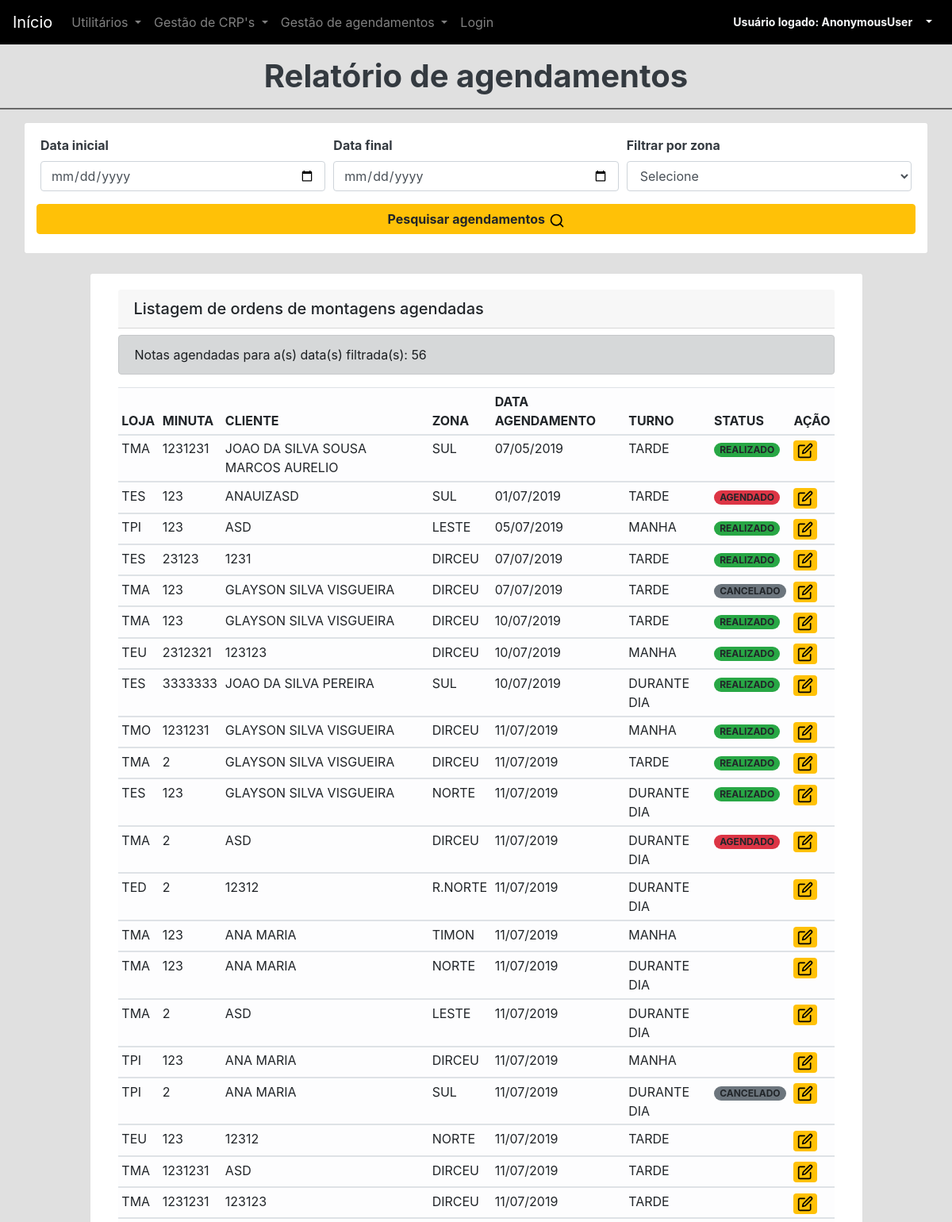
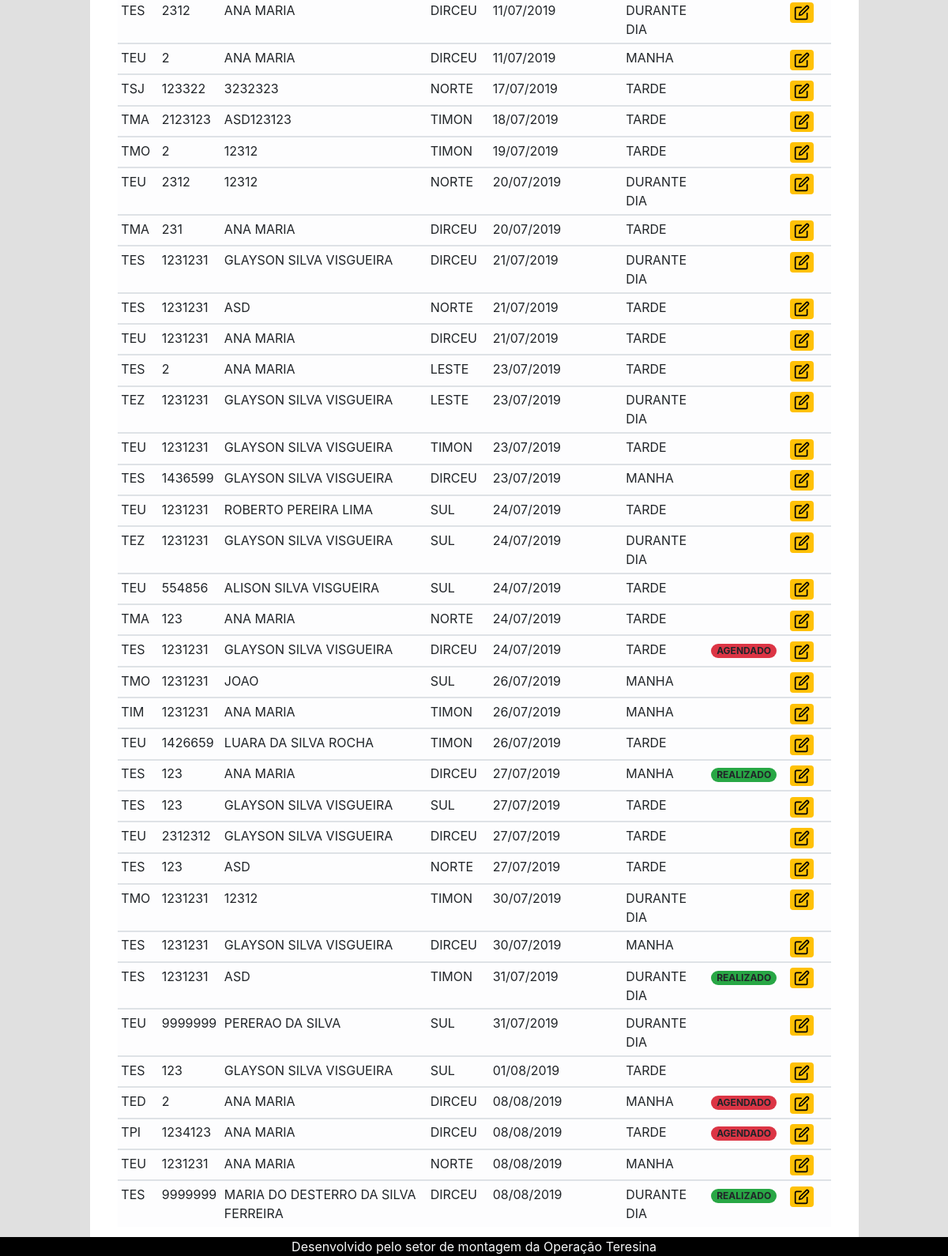
The page /listar-agendamentos/ on the database as committed earlier (2 pictures, top to bottom).
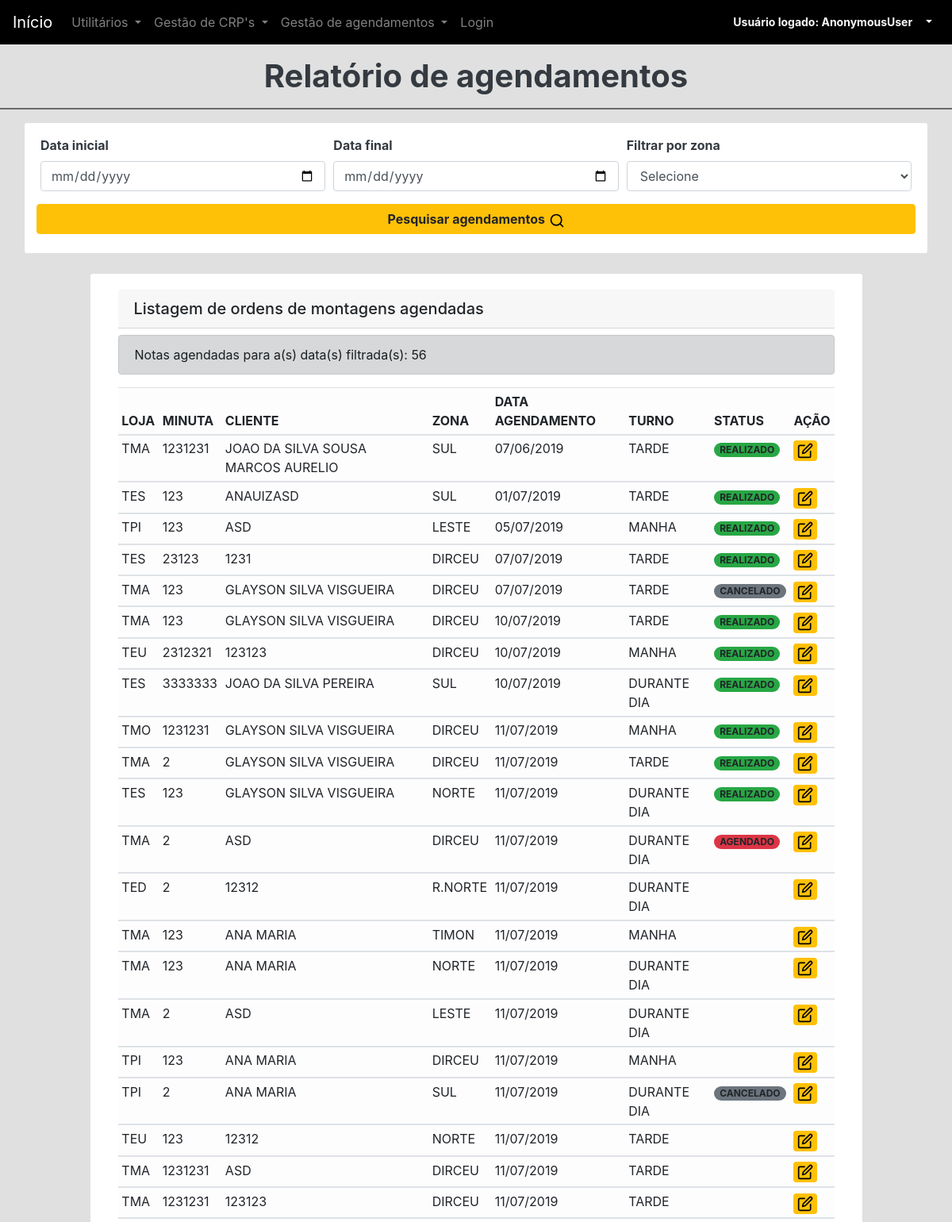
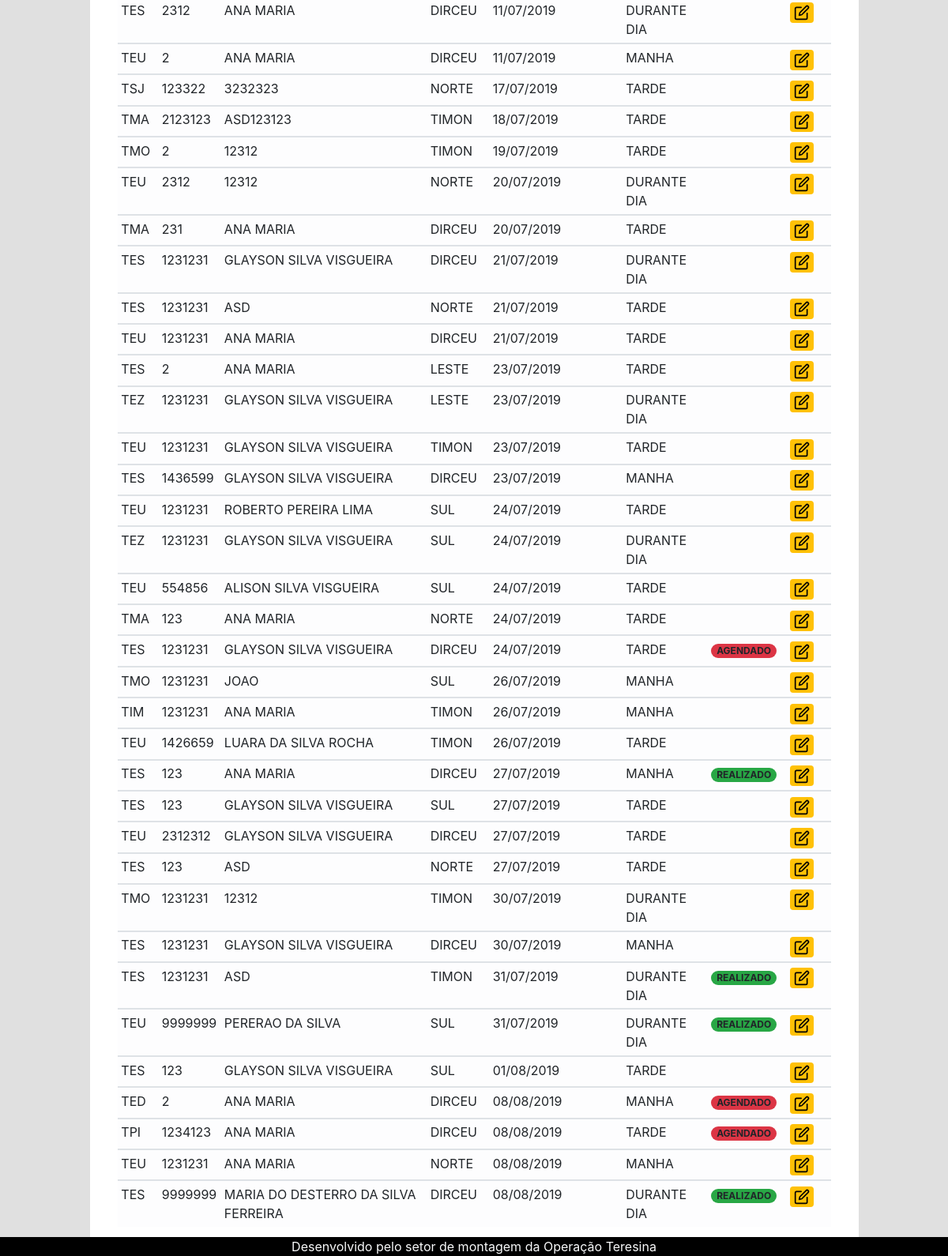
The same page on the database as committed later (2 pictures, top to bottom).
### montagem/models.py (models this page shows, shortened)
class Minuta(models.Model):
	id = models.AutoField(primary_key=True)
	loja = models.CharField('Loja:', choices=LOJAS,max_length = 3, blank=False)
	numMinuta = models.CharField('Minuta:', max_length = 7, blank=False)
	cliente = models.CharField('Cliente:', max_length = 150, blank = False)
	created_at = models.DateTimeField('Criado em',auto_now_add = True)
	updated_at = models.DateTimeField('Atualizado em',auto_now = True)
	zona = models.CharField('Zona:', choices=ZONAS,max_length = 8, blank=False)
	dataAgendamento = models.DateField('Data de agendamento:', blank=False)
	turnoAgendamento = models.CharField('Turno de agendamento:', choices=TURNO_DISPONIVEL,max_length = 11, blank=False,default='DURANTE DIA')
	status = models.CharField('Status de montagem:', choices=STATUS,max_length = 9, blank=True)
	class Meta:
		verbose_name = "Minuta"
		verbose_name_plural = "Minutas"
		ordering = ['id','loja','numMinuta','cliente']

### core/views.py (the view, shortened to what this page needs)
# urls.py: path('listar-agendamentos/',views.listarAgendamentos, name="listarAgendamentos"),
def listarAgendamentos(request):
    agendamentos = Minuta.objects.all().order_by('dataAgendamento')
    agendamentos_norte = Minuta.objects.filter(zona='NORTE')
    agendamentos_sul = Minuta.objects.filter(zona='SUL')
    agendamentos_dirceu = Minuta.objects.filter(zona='DIRCEU')
    agendamentos_leste = Minuta.objects.filter(zona='LESTE')
    agendamentos_timon = Minuta.objects.filter(zona='TIMON')
    qtdNorte = Minuta.objects.filter(zona='NORTE').count()
    contadorAgendamentos = Minuta.objects.all().count()
    qtdDirceu = Minuta.objects.filter(zona='DIRCEU').count()
    qtdTimon = Minuta.objects.filter(zona='TIMON').count()
    qtdLeste = Minuta.objects.filter(zona='LESTE').count()
    template_name = 'listar-agendamentos.html'
    data_inicio_query = request.GET.get('date_min')
    data_final_query = request.GET.get('date_max')
    zona_escolhida = request.GET.get('zona_escolhida')
    if is_valid_queryparam(data_final_query):
        agendamentos = agendamentos.filter(dataAgendamento__lte=data_final_query)
    context = {
        'agendamentos': agendamentos,
        'agendamentos_norte' :agendamentos_norte,
        'agendamentos_sul' :agendamentos_sul,
        'agendamentos_dirceu' :agendamentos_dirceu,
        'agendamentos_leste' :agendamentos_leste,
        'agendamentos_timon' :agendamentos_timon,
        'qtdNorte': qtdNorte,
        'contadorAgendamentos':contadorAgendamentos,
        'qtdDirceu': qtdDirceu,
        'qtdTimon': qtdTimon,
        'qtdLeste': qtdLeste,
    }
    return render(request, template_name, context)

### core/views.py (called while the page is built)
def is_valid_queryparam(param):
    return param != '' and param is not None

### core/templates/listar-agendamentos.html (shortened to what this page needs)
{% extends "base.html" %}
{% load static %}
{% block content %}
<div class="container">
	<h1 class="col text-dark text-center"><strong>Relatório de agendamentos</strong></h1>
</div>
<hr style="
      background-color: #6E6E6E;
      height: 1px;">
<div class="container card">
	<form>
		<div class="form-row mx-auto mt-3">
			<div class="col-4 ">
				<label class="text-dark " for="publishDateMin"><strong>Data inicial</strong></label>
				<input type="date" class="form-control" id="publishDateMin" name="date_min">
			</div>
			<div class="col-4">
				<label class="text-dark" for="publishDateMax"><strong>Data final</strong></label>
				<input type="date" class="form-control" id="publishDateMax" name="date_max">
			</div>
			<div class="col-4">
				<div class="form-group">
					<label class="text-dark" for="exampleFormControlSelect1"><strong>Filtrar por zona</strong></label>
					<select class="form-control" id="exampleFormCo2trolSelect1" name="zona_escolhida">
						<option value="">Selecione</option>
					</select>
				</div>
			</div>
			<button type="submit" class="btn btn-warning btn-block"><strong>Pesquisar agendamentos</strong>&nbsp;<img src="/static/feather/search.svg" alt="edit" class="icone"></button>
		</form>
	</div><br>
<div class="container-fluid mt-4">
	<div class="col-10 table-responsive mx-auto card">
		<div class="card-body">
			<h5 class="card-header">Listagem de ordens de montagens agendadas</h5>
		<div class="alert alert-dark mt-2" role="alert">
			Notas agendadas para a(s) data(s) filtrada(s): {{contadorAgendamentos}}
		</div>
		<table class="table table-sm table-hover table-light">
			<thead>
				<tr>
					<th scope="col ">LOJA</th>
					<th scope="col">MINUTA</th>
					<th scope="col">CLIENTE</th>
					<th scope="col">ZONA</th>
					<th scope="col">DATA AGENDAMENTO</th>
					<th scope="col">TURNO</th>
					<th scope="col">STATUS</th>
					<th scope="col">AÇÃO</th>
				</tr>
			</thead>
			<tbody>
				<tr>
					{% for agendamento in agendamentos %}
					<td>{{ agendamento.loja }}</td>
					<td>{{ agendamento.numMinuta }}</td>
					<td>{{ agendamento.cliente|upper }}</td>
					<td>{{ agendamento.zona }}</td>
					<td>{{ agendamento.dataAgendamento|date:"d/m/Y" }}</td>
					<td>{{ agendamento.turnoAgendamento }}</td>
					<td>
						{% if agendamento.status == "REALIZADO" %}
						<a class="badge badge-pill badge-success mx-auto">{{ agendamento.status}}</a>
						{% elif agendamento.status == "AGENDADO" %}
						<a class="badge badge-pill badge-danger mx-auto">{{ agendamento.status}}</a>
						{% else %}
						<a class="badge badge-pill badge-secondary mx-auto">{{ agendamento.status}}</a>
						{% endif%}
					</td>
					<td><a href="{% url 'editarAgendamento' pk=agendamento.pk %}" class="badge badge-warning" data-toggle="tooltip" data-placement="top" title="Editar agendamento"><img src="/static/feather/edit.svg" alt="edit" class="icone"></a>&nbsp;<a href="#" class="badge badge-warning"></a></td>
				</tr>
			</tbody>{% endfor %}
		</table>
	</div>
</div>
{% endblock %}

Rows that differ between the two databases and show on the page:
changed Minuta "JOAO DA SILVA SOUSA MARCOS AURELIO": dataAgendamento "07/05/2019" → "07/06/2019"
changed Minuta "ANAUIZASD": status "AGENDADO" → "REALIZADO"
changed Minuta "PERERAO DA SILVA": status (not shown) → "REALIZADO"
